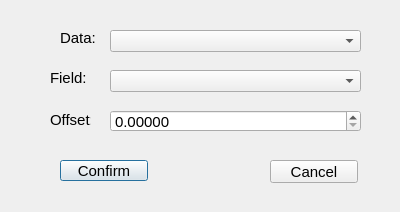
<?xml version="1.0" encoding="UTF-8"?>
<ui version="4.0">
 <class>InverseLogDialog</class>
 <widget class="QDialog" name="InverseLogDialog">
  <property name="geometry">
   <rect>
    <x>0</x>
    <y>0</y>
    <width>400</width>
    <height>212</height>
   </rect>
  </property>
  <property name="font">
   <font>
    <pointsize>11</pointsize>
   </font>
  </property>
  <property name="windowTitle">
   <string>Dialog</string>
  </property>
  <widget class="QComboBox" name="cmb_field">
   <property name="geometry">
    <rect>
     <x>110</x>
     <y>70</y>
     <width>251</width>
     <height>22</height>
    </rect>
   </property>
  </widget>
  <widget class="QComboBox" name="cmb_layer">
   <property name="geometry">
    <rect>
     <x>110</x>
     <y>30</y>
     <width>251</width>
     <height>22</height>
    </rect>
   </property>
  </widget>
  <widget class="QPushButton" name="bt_draw">
   <property name="geometry">
    <rect>
     <x>60</x>
     <y>160</y>
     <width>88</width>
     <height>21</height>
    </rect>
   </property>
   <property name="text">
    <string>Confirm</string>
   </property>
  </widget>
  <widget class="QLabel" name="label">
   <property name="geometry">
    <rect>
     <x>60</x>
     <y>30</y>
     <width>41</width>
     <height>16</height>
    </rect>
   </property>
   <property name="text">
    <string>Data:</string>
   </property>
  </widget>
  <widget class="QPushButton" name="bt_close">
   <property name="geometry">
    <rect>
     <x>270</x>
     <y>160</y>
     <width>88</width>
     <height>23</height>
    </rect>
   </property>
   <property name="text">
    <string>Cancel</string>
   </property>
  </widget>
  <widget class="QLabel" name="label_2">
   <property name="geometry">
    <rect>
     <x>50</x>
     <y>70</y>
     <width>51</width>
     <height>16</height>
    </rect>
   </property>
   <property name="text">
    <string>Field:</string>
   </property>
  </widget>
  <widget class="QDoubleSpinBox" name="dsb_number">
   <property name="geometry">
    <rect>
     <x>110</x>
     <y>110</y>
     <width>251</width>
     <height>22</height>
    </rect>
   </property>
   <property name="decimals">
    <number>5</number>
   </property>
  </widget>
  <widget class="QLabel" name="label_3">
   <property name="geometry">
    <rect>
     <x>50</x>
     <y>110</y>
     <width>41</width>
     <height>20</height>
    </rect>
   </property>
   <property name="text">
    <string>Offset:</string>
   </property>
  </widget>
 </widget>
 <resources/>
 <connections/>
</ui>
